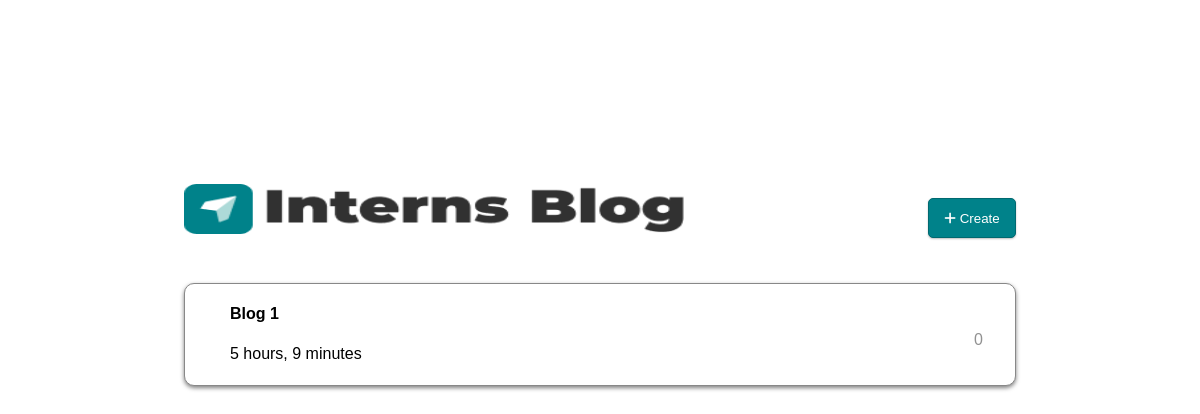
Before: / with the older database file.
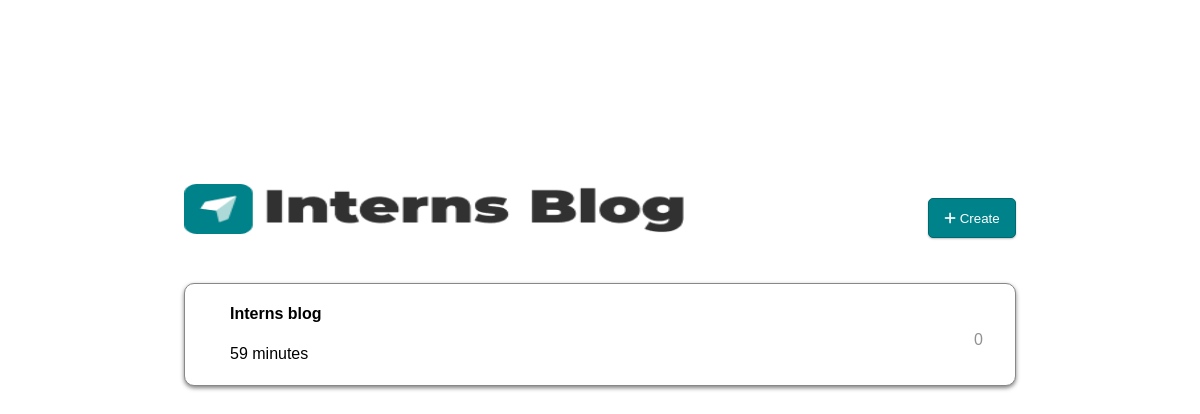
After: the same page with the newer database file.
### posts/models.py (models this page shows, shortened)
class Post(models.Model):
    title = models.CharField(max_length=100)
    content = models.TextField()
    thumbnail = models.ImageField()
    publis_date = models.DateTimeField(auto_now_add=True)
    last_update = models.DateTimeField(auto_now=True)
    author = models.ForeignKey(User, on_delete=models.CASCADE)
    slug = models.SlugField()
    def get_absolute_url(self):
        return reverse("detail", kwargs={
            'slug': self.slug
        })
    @property
    def get_comment_count(self):
        return self.comment_set.all().count()

### posts/views.py (the view)
# urls.py: path('', PostListView.as_view(), name='list'),
class PostListView(ListView):
    model = Post

### posts/templates/posts/post_list.html (shortened to what this page needs)
{% extends "base.html" %}
{%load static %}
{% block content %}
    <img src="/src/posts/static/posts/Group.png" width="500" height="50">
    <div class="redirect">
        <a href="/create/">
          <button type="submit"><i class="fas fa-solid fa-plus"></i> Create</button>
        </a>
      </div>
    <div class="container">
        {% for object in object_list %}
            <a href="{{ object.get_absolute_url }}">
                <div class="card">
                    <h4>{{ object.title }}</h4>
                    <p> {{ object.publis_date|timesince }} </p>
                    <p class="views">
                        <span>{{ object.get_comment_count }}</span>
                    </p>
                </div>
            </a>
        {% endfor%}
    </div>
{% endblock content %}

### posts/templates/base.html (shortened to what this page needs)
<!DOCTYPE html>
<html lang="en">
<head>
    {%load static %}
    <link href="{% static 'posts/style.css' %}" type="text/css" rel="stylesheet">
</head>
<body>
    {% block content %}
    {% endblock content %}
</body>
</html>

### posts/static/posts/style.css (style rules this page uses)
body { font-family: 'Montserrat', sans-serif; font-size: normal; position: relative; margin: 23vh; }
a { text-decoration: none; color: black; }
.redirect button { position: relative; background-color: #00828A; color: white; text-align: center; width: 11vh; height: 5vh; border: 0.5px solid #006970; box-sizing: border-box; box-shadow: 0px 1px 2px rgba(0, 0, 0, 0.25); border-radius: 5px; float: right; margin-top: -5vh; }
.card { display: flexbox; padding-left: 45px; max-width: 100%; height: 103px; margin-top: 45px; margin-left: 20; background: #FFFFFF; border: 0.5px solid #888888; box-sizing: border-box; box-shadow: 0px 2px 4px rgba(0, 0, 0, 0.50); border-radius: 10px; }
h4 { font-weight: 600; max-width: 50%; }
.card .views { color: #919191; margin-right: 4vh; margin-top: -6vh; max-width: 40%; float: right; }
.card .views span { max-width: 30%; margin-left: 10px; }

Changed rows visible on the page:
changed Post: title "Blog 1" → "Interns blog"; publis_date "5 hours, 9 minutes" → "59 minutes"
